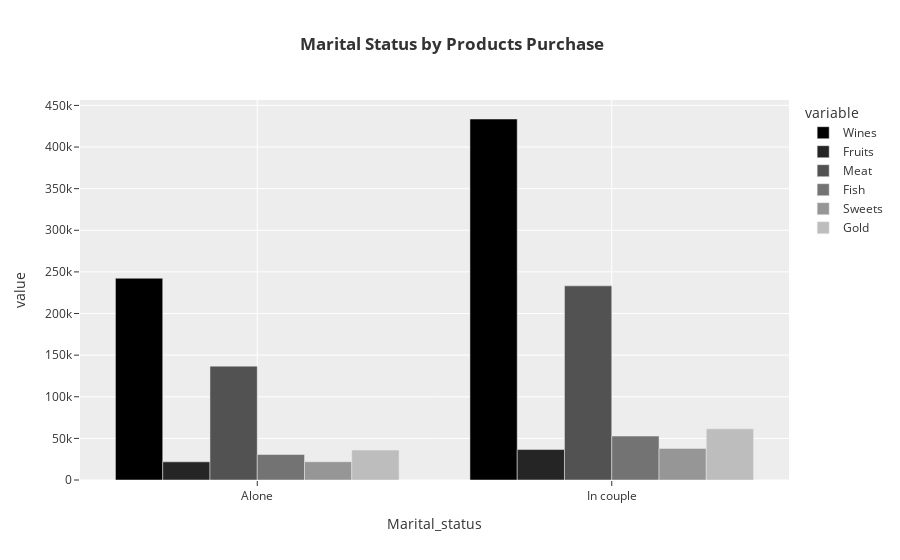

Notebook cell for this chart:
### Code cell
fig = px.bar(data_frame=l.reset_index(), x='Marital_status',
            y=['Wines', 'Fruits', 'Meat', 'Fish', 'Sweets', 'Gold'],
            barmode="group", title="<b> Marital Status by Products Purchase",
            color_discrete_sequence=px.colors.sequential.Greys_r)
fig.show()

### Figure 1 — Plotly figure (JSON) as saved in the notebook; plotly's stock layout.template omitted (floating-point values rounded to 4 significant figures)
{"data": [{"alignmentgroup": "True", "hovertemplate": "variable=Wines<br>Marital_status=%{x}<br>value=%{y}<extra></extra>", "legendgroup": "Wines", "marker": {"color": "rgb(0,0,0)", "pattern": {"shape": ""}}, "name": "Wines", "offsetgroup": "Wines", "orientation": "v", "showlegend": true, "textposition": "auto", "type": "bar", "x": ["Alone", "In couple"], "xaxis": "x", "y": [242392, 433682], "yaxis": "y"}, {"alignmentgroup": "True", "hovertemplate": "variable=Fruits<br>Marital_status=%{x}<br>value=%{y}<extra></extra>", "legendgroup": "Fruits", "marker": {"color": "rgb(37,37,37)", "pattern": {"shape": ""}}, "name": "Fruits", "offsetgroup": "Fruits", "orientation": "v", "showlegend": true, "textposition": "auto", "type": "bar", "x": ["Alone", "In couple"], "xaxis": "x", "y": [21812, 36579], "yaxis": "y"}, {"alignmentgroup": "True", "hovertemplate": "variable=Meat<br>Marital_status=%{x}<br>value=%{y}<extra></extra>", "legendgroup": "Meat", "marker": {"color": "rgb(82,82,82)", "pattern": {"shape": ""}}, "name": "Meat", "offsetgroup": "Meat", "orientation": "v", "showlegend": true, "textposition": "auto", "type": "bar", "x": ["Alone", "In couple"], "xaxis": "x", "y": [136801, 233244], "yaxis": "y"}, {"alignmentgroup": "True", "hovertemplate": "variable=Fish<br>Marital_status=%{x}<br>value=%{y}<extra></extra>", "legendgroup": "Fish", "marker": {"color": "rgb(115,115,115)", "pattern": {"shape": ""}}, "name": "Fish", "offsetgroup": "Fish", "orientation": "v", "showlegend": true, "textposition": "auto", "type": "bar", "x": ["Alone", "In couple"], "xaxis": "x", "y": [30627, 52770], "yaxis": "y"}, {"alignmentgroup": "True", "hovertemplate": "variable=Sweets<br>Marital_status=%{x}<br>value=%{y}<extra></extra>", "legendgroup": "Sweets", "marker": {"color": "rgb(150,150,150)", "pattern": {"shape": ""}}, "name": "Sweets", "offsetgroup": "Sweets", "orientation": "v", "showlegend": true, "textposition": "auto", "type": "bar", "x": ["Alone", "In couple"], "xaxis": "x", "y": [21939, 37956], "yaxis": "y"}, {"alignmentgroup": "True", "hovertemplate": "variable=Gold<br>Marital_status=%{x}<br>value=%{y}<extra></extra>", "legendgroup": "Gold", "marker": {"color": "rgb(189,189,189)", "pattern": {"shape": ""}}, "name": "Gold", "offsetgroup": "Gold", "orientation": "v", "showlegend": true, "textposition": "auto", "type": "bar", "x": ["Alone", "In couple"], "xaxis": "x", "y": [35954, 61461], "yaxis": "y"}], "layout": {"barmode": "group", "legend": {"title": {"text": "variable"}, "tracegroupgap": 0}, "title": {"text": "<b> Marital Status by Products Purchase"}, "xaxis": {"anchor": "y", "domain": [0, 1], "title": {"text": "Marital_status"}}, "yaxis": {"anchor": "x", "domain": [0, 1], "title": {"text": "value"}}}}
